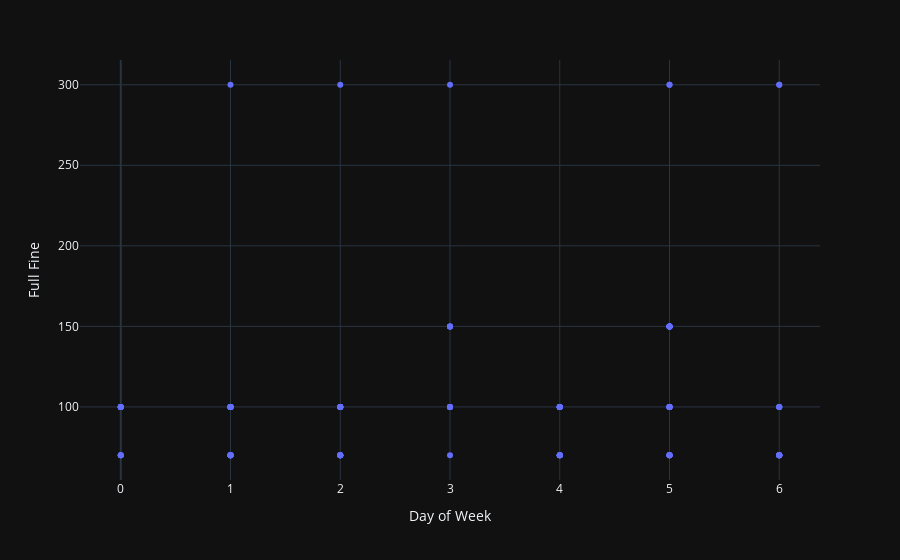

Notebook cell for this chart:
### Code cell
fig = px.scatter(sorted_week, x='Day of Week', y="Full Fine")
fig.show()

### Figure 1 — Plotly figure (JSON) as saved in the notebook; plotly's stock layout.template omitted (floating-point values rounded to 4 significant figures)
{"data": [{"hovertemplate": "Day of Week=%{x}<br>Full Fine=%{y}<extra></extra>", "legendgroup": "", "marker": {"color": "#636efa", "symbol": "circle"}, "mode": "markers", "name": "", "orientation": "v", "showlegend": false, "x": [0, 0, 0, 0, 0, 0, 0, 0, 0, 0, 0, 1, 1, 1, 1, 1, 1, 1, 1, 1, 1, 1, 1, 1, 1, 1, 1, 1, 1, 1, 1, 2, 2, 2, 2, 2, 2, 2, 2, 2, 2, 2, 2, 2, 2, 2, 2, 2, 2, 3, 3, 3, 3, 3, 3, 3, 3, 3, 3, 3, 3, 4, 4, 4, 4, 4, 4, 4, 4, 4, 4, 4, 4, 4, 4, 4, 4, 4, 4, 5, 5, 5, 5, 5, 5, 5, 5, 5, 5, 5, 5, 5, 5, 5, 5, 5, 5, 5, 5, 5, 5, 5, 5, 5, 5, 5, 5, 5, 5, 6, 6, 6, 6, 6, 6, 6, 6, 6, 6, 6, 6, 6, 6, 6, 6, 6], "xaxis": "x", "y": [100.0, 70.0, 100.0, 100.0, 70.0, 100.0, 70.0, 100.0, 70.0, 100.0, 100.0, 100.0, 100.0, 300.0, 70.0, 70.0, 70.0, 70.0, 70.0, 100.0, 100.0, 70.0, 100.0, 100.0, 70.0, 70.0, 100.0, 100.0, 100.0, 70.0, 70.0, 100.0, 100.0, 100.0, 100.0, 100.0, 300.0, 100.0, 70.0, 70.0, 70.0, 70.0, 70.0, 70.0, 100.0, 100.0, 70.0, 70.0, 100.0, 100.0, 100.0, 300.0, 100.0, 150.0, 100.0, 70.0, 150.0, 150.0, 150.0, 100.0, 100.0, 70.0, 100.0, 100.0, 100.0, 100.0, 100.0, 70.0, 70.0, 100.0, 100.0, 100.0, 70.0, 70.0, 70.0, 70.0, 100.0, 70.0, 100.0, 100.0, 70.0, 100.0, 100.0, 100.0, 100.0, 100.0, 150.0, 70.0, 300.0, 70.0, 70.0, 70.0, 150.0, 150.0, 150.0, 150.0, 300.0, 150.0, 150.0, 150.0, 150.0, 150.0, 150.0, 150.0, 150.0, 70.0, 70.0, 70.0, 100.0, 70.0, 100.0, 70.0, 70.0, 70.0, 70.0, 70.0, 100.0, 70.0, 70.0, 70.0, 70.0, 100.0, 100.0, 300.0, 70.0, 300.0], "yaxis": "y", "type": "scatter"}], "layout": {"xaxis": {"anchor": "y", "domain": [0.0, 1.0], "title": {"text": "Day of Week"}}, "yaxis": {"anchor": "x", "domain": [0.0, 1.0], "title": {"text": "Full Fine"}}, "legend": {"tracegroupgap": 0}, "margin": {"t": 60}}}
